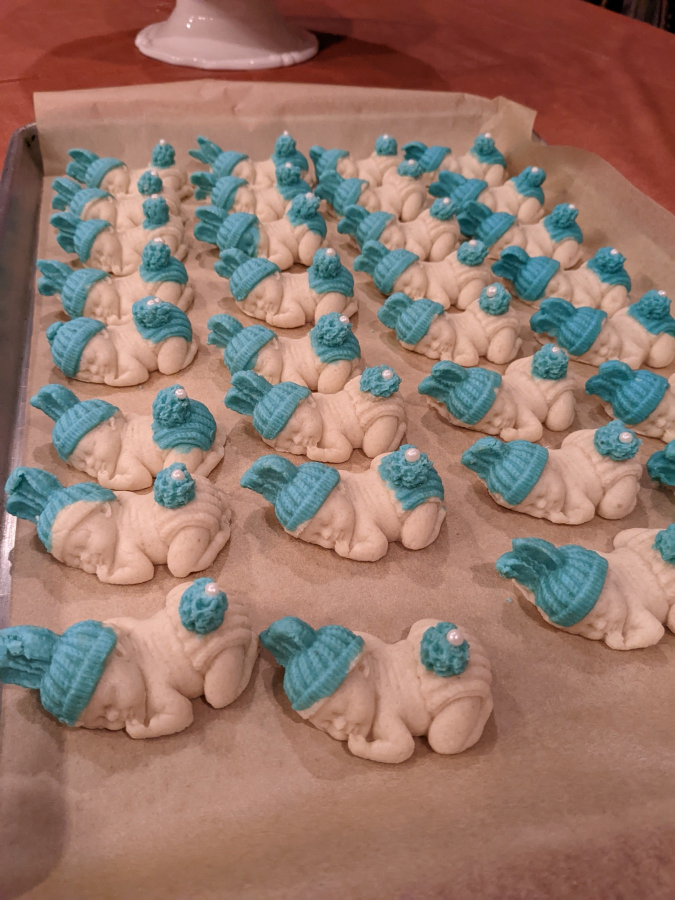
#> input picture img/full/baby-blue-parchment_old.jpg, 1350 x 1800 px (shown at 1/2 size); its folder holds 4 pictures in this run
$ python enhance-images.py
#> lines starting #> are read from the running program, lines starting #| are printed output that depends on the picture
#!/usr/bin/env python3
"""Create restrained, web-ready photo corrections from preserved *_old assets."""

from pathlib import Path
from PIL import Image, ImageEnhance, ImageFilter, ImageOps


ROOT = Path(__file__).resolve().parent.parent
FULL = ROOT / "img" / "full"
OUTPUTS = (
    ("full", 1800, 88),
    ("card", 900, 84),
    ("thumb", 420, 80),
)


def enhance(source: Path) -> Image.Image:
    with Image.open(source) as opened:
#> opened is the input picture: PIL image 1350x1800 RGB; mean R, G, B 149.2, 119.1, 107.1
        image = ImageOps.exif_transpose(opened).convert("RGB")

    # Recover a little range from mixed phone/camera captures, then blend the
    # correction back so black backdrops and pale almond tones remain natural.
    ranged = ImageOps.autocontrast(image, cutoff=0.35, preserve_tone=True)
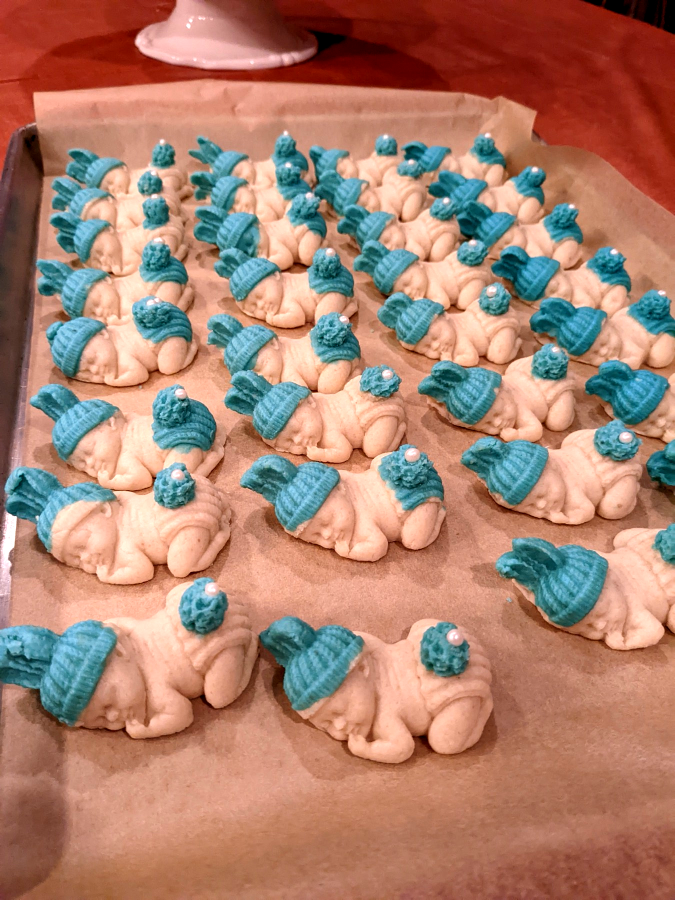
#> ranged: PIL image 1350x1800 RGB (shown at 1/2 size); mean R, G, B 171.1, 129.4, 112.2
    image = Image.blend(image, ranged, 0.58)
    image = ImageEnhance.Brightness(image).enhance(1.012)
    image = ImageEnhance.Contrast(image).enhance(1.045)
    image = ImageEnhance.Color(image).enhance(1.045)
    image = image.filter(ImageFilter.UnsharpMask(radius=1.25, percent=48, threshold=3))
    return image


sources = sorted(FULL.glob("*_old.jpg"))
if not sources:
    raise SystemExit("No preserved img/full/*_old.jpg sources found")

for source in sources:
    slug = source.name.removesuffix("_old.jpg")
    corrected = enhance(source)
    for directory, longest_edge, quality in OUTPUTS:
        output = corrected.copy()
        output.thumbnail((longest_edge, longest_edge), Image.Resampling.LANCZOS)
        output.save(
            ROOT / "img" / directory / f"{slug}.jpg",
            "JPEG",
            quality=quality,
            optimize=True,
            progressive=True,
            subsampling="4:2:0",
        )
#> this loop made 3 passes
#> pass 2, `output.save( ROOT / "img" / directory / f"{slug}.jpg", "JPEG", quality..`:
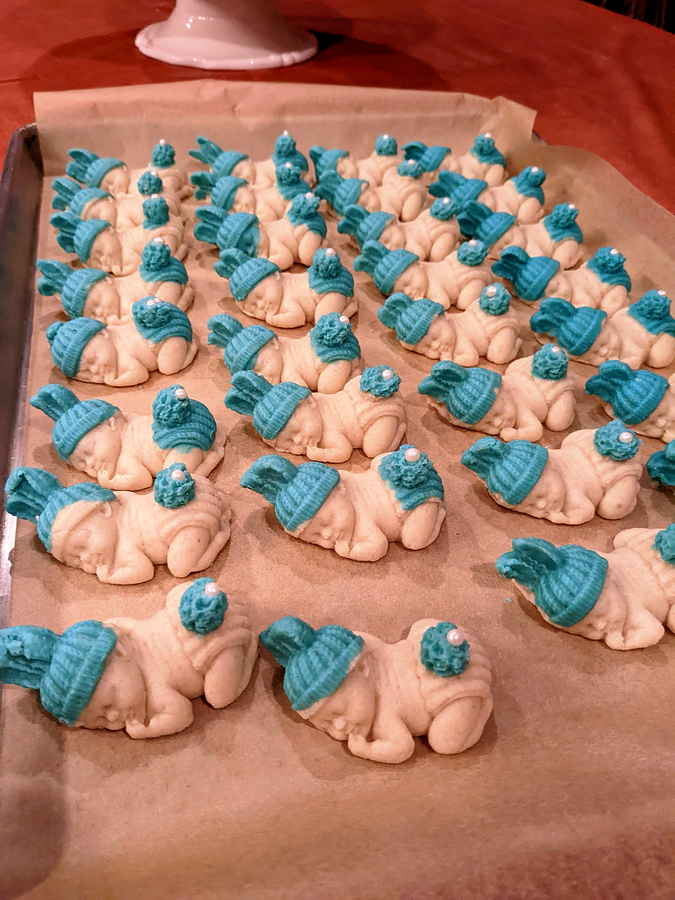
#> saved as baby-blue-parchment.jpg: PIL image 675x900 RGB; mean R, G, B 164.4, 123.7, 107.3
#> after the loop:
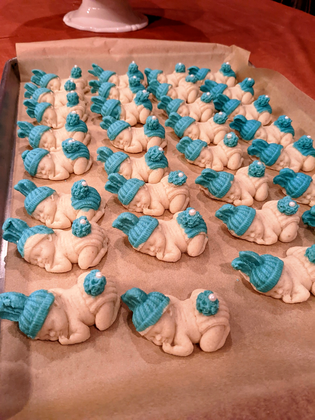
#> output: PIL image 315x420 RGB; mean R, G, B 164.5, 123.9, 107.4

print(f"enhanced {len(sources)} photographs at {len(OUTPUTS)} web sizes")
